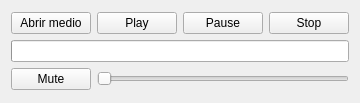
<?xml version="1.0" encoding="UTF-8"?>
<ui version="4.0">
 <class>Widget</class>
 <widget class="QWidget" name="Widget">
  <property name="geometry">
   <rect>
    <x>0</x>
    <y>0</y>
    <width>340</width>
    <height>103</height>
   </rect>
  </property>
  <property name="windowTitle">
   <string>Widget</string>
  </property>
  <layout class="QGridLayout" name="gridLayout_4">
   <item row="0" column="0">
    <layout class="QGridLayout" name="gridLayout_3">
     <item row="0" column="0">
      <layout class="QGridLayout" name="gridLayout">
       <item row="0" column="0">
        <widget class="QPushButton" name="pushButton_AbrirMedio">
         <property name="text">
          <string>Abrir medio</string>
         </property>
        </widget>
       </item>
       <item row="0" column="1">
        <widget class="QPushButton" name="pushButton_2_Play">
         <property name="text">
          <string>Play</string>
         </property>
        </widget>
       </item>
       <item row="0" column="2">
        <widget class="QPushButton" name="pushButton_3_Pause">
         <property name="text">
          <string>Pause</string>
         </property>
        </widget>
       </item>
       <item row="0" column="3">
        <widget class="QPushButton" name="pushButton_4_Stop">
         <property name="text">
          <string>Stop</string>
         </property>
        </widget>
       </item>
      </layout>
     </item>
     <item row="2" column="0">
      <layout class="QGridLayout" name="gridLayout_2">
       <item row="0" column="0">
        <widget class="QPushButton" name="pushButton_5_Mute">
         <property name="text">
          <string>Mute</string>
         </property>
        </widget>
       </item>
       <item row="0" column="1">
        <widget class="QSlider" name="slider_Volumen">
         <property name="orientation">
          <enum>Qt::Horizontal</enum>
         </property>
        </widget>
       </item>
      </layout>
     </item>
     <item row="1" column="0">
      <widget class="QProgressBar" name="progressBar">
       <property name="focusPolicy">
        <enum>Qt::StrongFocus</enum>
       </property>
       <property name="contextMenuPolicy">
        <enum>Qt::CustomContextMenu</enum>
       </property>
       <property name="styleSheet">
        <string notr="true"/>
       </property>
       <property name="value">
        <number>0</number>
       </property>
       <property name="textVisible">
        <bool>false</bool>
       </property>
       <property name="orientation">
        <enum>Qt::Horizontal</enum>
       </property>
       <property name="invertedAppearance">
        <bool>false</bool>
       </property>
       <property name="textDirection">
        <enum>QProgressBar::TopToBottom</enum>
       </property>
       <property name="format">
        <string/>
       </property>
      </widget>
     </item>
    </layout>
   </item>
  </layout>
 </widget>
 <layoutdefault spacing="6" margin="11"/>
 <resources/>
 <connections/>
</ui>
